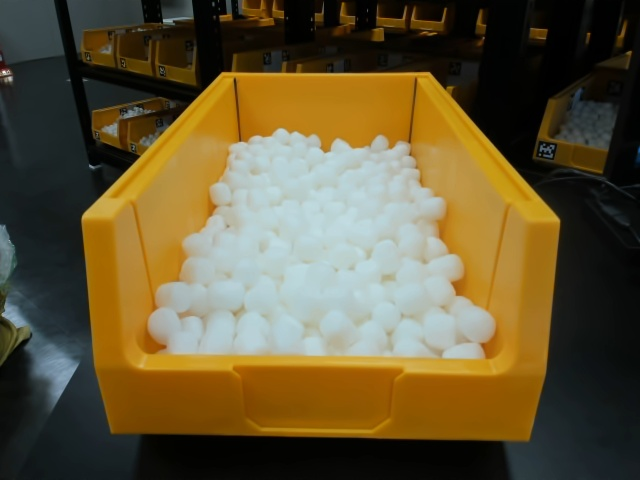
#> input picture openCV_lec/0_high.jpg, 640 x 480 px
$ python 1.1_img_video_test.py
#> lines starting #> are read from the running program, lines starting #| are printed output that depends on the picture
# 1 이미지 파일을 화면에 표시
import cv2

img_file = "0_high.jpg" #표시할 이미지 경로
img = cv2.imread(img_file) #이미지를 읽어서 img 변수에 할당
#> img is the input picture: shape (480, 640, 3); mean B, G, R 54.4, 86.2, 99.1

if img is not None:
    cv2.imshow('IMG', img) #읽은 이미지를 화면에 표시
    cv2.waitKey() #키가 입력될때까지 대기
    #cv2.waitKey([delay]) delay를 0으로 놓을경우 무한대기
    #특정 키를 받을 수 있다.
    cv2.destroyAllWindows() #창 모두 닫기
else:
    print("No image file")


# 2 이미지 파일을 그레이 스케일로 화면에 표시
import cv2

img_file = "0_high.jpg"
img = cv2.imread(img_file, cv2.IMREAD_GRAYSCALE) #두번째 매개변수에는 색을 정할 수 있음
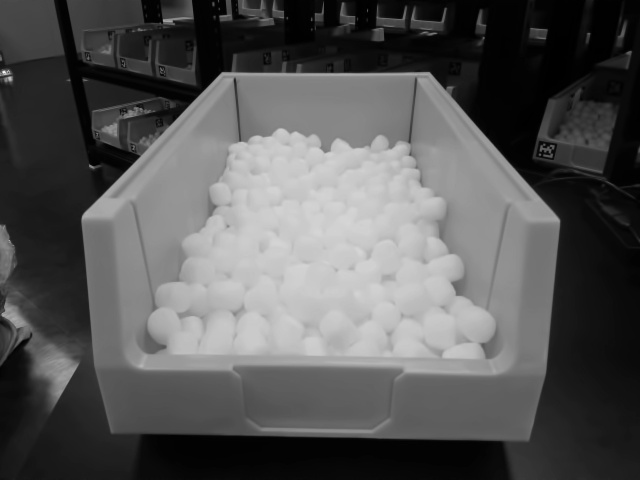
#> img: shape (480, 640); min 0, max 253, mean 86.5

if img is not None:
    cv2.imshow('IMG', img) #읽은 이미지를 화면에 표시
    cv2.waitKey() #키가 입력될때까지 대기
    #cv2.waitKey([delay]) delay를 0으로 놓을경우 무한대기
    #특정 키를 받을 수 있다.
    cv2.destroyAllWindows() #창 모두 닫기
else:
    print("No image file")

# 3 컬러(원본) 이미지를 그레이 스케일된 이미지로 저장

import cv2

img_file = "0_high.jpg"
save_file = "new_0_high.jpg"

img = cv2.imread(img_file, cv2.IMREAD_GRAYSCALE)
cv2.imshow(img_file, img)
cv2.imwrite(save_file, img) #파일로 저장, 포맷은 확장자에 따라 달라짐
cv2.waitKey()
cv2.destroyAllWindows()

# 4 동영상 및 카메라 프레임 읽기

import cv2

video_file = 'test.avi' #동영상 파일 경로

cap = cv2.VideoCapture(video_file) #동영상 캡쳐 객체 생성
if cap.isOpened():
    while True:
        ret, img = cap.read() #다음 프레임 읽기 / img는 카메라가 보는 프레임 또는 사진 / 영상은 사진의 빠른 나열
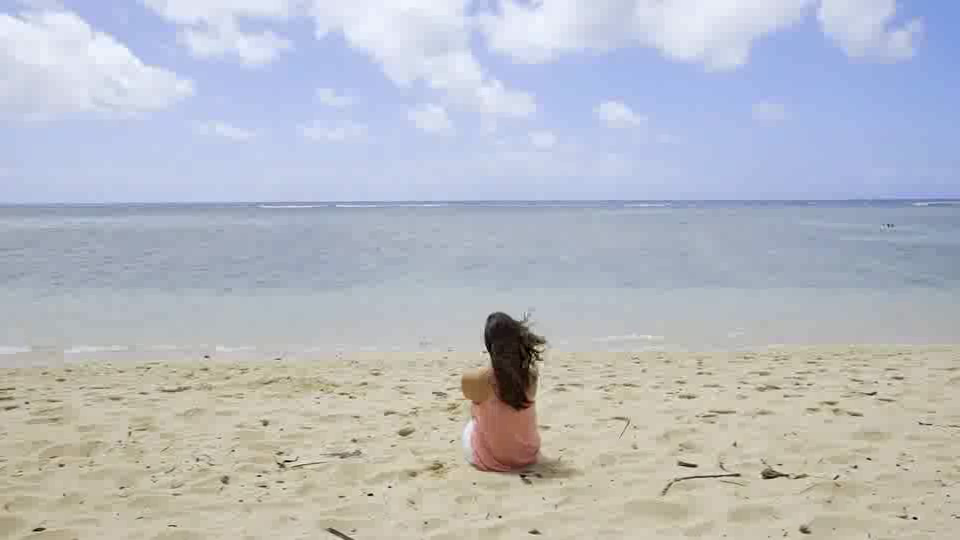
#> input picture frame 40 of openCV_lecture/test.avi, 960 x 540 px
#> img is the input picture: shape (540, 960, 3); mean B, G, R 195.5, 187.6, 183.8
        if ret: #ret은 카메라가 열렸는지 아닌지를 표기하는 T and F이다.
            cv2.imshow(video_file, img) #화면에 표시
            cv2.waitKey(25) #25ms지연, 40fps 정도?
        else:
            break
else:
    print("can't open video")
cap.release() #캡쳐 자원 반납 비디오 끄기
cv2.destroyAllWindows()

# 5 동영상 카메라 프레임 읽기

import cv2

cap = cv2.VideoCapture(0) #0번 카메라 장치 연결
if cap.isOpened():
    while True:
        ret, img = cap.read()
        if ret:
            cv2.imshow('camera', img)
            if cv2.waitKey(1) != -1: #1ms 동안 키 입력 대기
                break  #아무 키나 누르면 중지
        else:
            print("no cam")
            break
else:
    print("can't open camera")
cap.release()
cv2.destroyAllWindows()


# 6 FPS를 지정해서 동영상 재생

import cv2
video_file = ''

cap = cv2.VideoCapture(video_file)
if cap.isOpened():
    fps = cap.get(cv2.CAP_PROP_FPS) # 프레임 수 구하기
    delay = int(1000/fps)
    print("FPS: %f, Delay: %dms" %(fps, delay))

    while True:
        ret, img = cap.read()
        if ret:
            cv2.imshow(video_file, img)
            cv2.waitKey(delay)
        else:
            break
else:
    print("can't open")
cap.release()
cv2.destroyAllWindows()
#하지만 FPS속성을 카메라 장치로부터 읽을때 정상적인 값을 가져오지 못함.
#읽은 영상이 너무 고화질일 경우 픽셀 수가 많아 연산시간이 오래걸림
#이를 위해 영상 폭과 높이를 줄일 수 있음. (픽셀을 줄임)

# 7 카메라 프레임 크기 설정
import cv2

cap = cv2.VideoCaputre(0)
width = cap.get(cv2.CAP_PROP_FRAME_WIDTH)
height = cap.get(cv2.CAP_PROP_FRAME_HEIGHT)
print("Original width: d%, height: d%" % (width, height))

cap.set(cv2.CAP_PROP_FRAME_WIDTH, 320)
cap.set(cv2.CAP_PROP_FRAME_HEIGTH, 240)
width = cap.get(cv2.CAP_PROP_FRAME_WIDTH)
height = cap.get(cv2.CAP_PROP_FRAME_HEIGHT)
print("Resized width: d%, height: d%" % (width, height))

if cap.isOpened():
    while True:
        ret, img = cap.read()
        if ret:
            cv2.imshow('camera', img)
            if cv2.waitKey(1) != -1:
                break
        else:
            print('no frame')
            break
else:
    print("can't open")
cap.release()
cv2.destroyAllWindows()

# 8. 카메라로 사진 찍기
import cv2

cap = cv2.VideoCapture(0)

if cap.isOpened():
    while True:
        ret, frame = cap.read()
        if ret:
            cv2.imshow('camera', frame)
            if cv2.waitkey(1) != -1: #아무키나 누르면
                cv2.imwrite('photo.jpg', frame)
                break
        else:
            break
else:
    print("no cam")
cap.release()
cv2.destroyAllWindows()

# 9. 카메라로 녹화하기
import cv2

cap = cv2.VideoCapture(0)

if cap.isOpened():
    file_path = "record.avi"
    fps = 25.40
    fourcc = cv2.VideoWriter_fourcc(*'DIVX') #인코딩 포맷 문자 #비디오 인코딩 형식 4글자 -> MJPG, DIVX등등
    width = cap.get(cv2.CAP_PROP_FRAME_WIDTH)
    height = cap.get(cv2.CAP_PROP_FRAME_HEIGHT)
    size = (int(width), int(height)) #Frame 크기
    out = cv2.VideoWriter(file_path, fourcc, fps, size) #비디오 writer 객체 생성 // 저장할 파일 이름, 4글자 인코딩 이름, fps, 프레임 사이즈
    #http://fourcc.org/codecs.php 에서 코덱 확인 ㄱㄱ
    while True:
        ret, frame = cap.read()
        if ret:
            cv2.imshow('cam-record', frame)
            out.write(frame) #파일 저장
            if cv2.waitKey(int(1000/fps)) != 1:
                break
        else:
            break
    out.release()
else:
    print("no cam")
cap.release()
cv2.destroyAllWindows()
